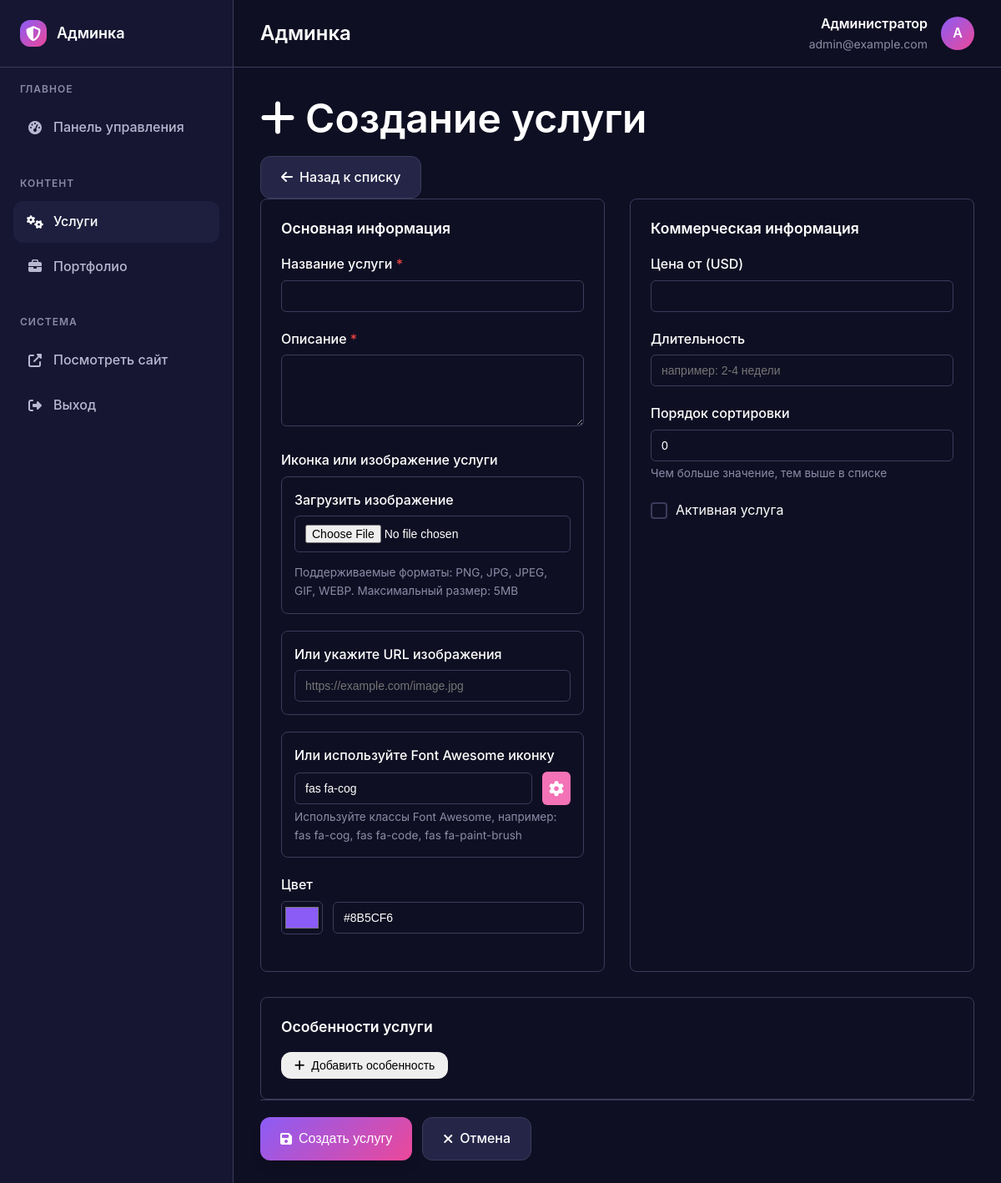
Page /06Xids2lKF_AaK6O9PKipGIWKBchVJOmpV74RiSkPPLOnlOHy-cc4lnkm8HTBk9i/admin/services/new on the committed database.
### app/models/user.py (models this page shows, shortened)
class User(BaseModel):
    __tablename__ = 'users'
    email = Column(
        String(120),
        unique=True,
        nullable=False,
        index=True,
        comment="Email пользователя"
    )
    password_hash = Column(
        String(255),
        nullable=False,
        comment="Хэш пароля"
    )
    is_superuser = Column(
        Boolean,
        default=False,
        nullable=False,
        comment="Флаг суперпользователя"
    )
    is_active = Column(
        Boolean,
        default=True,
        nullable=False,
        comment="Флаг активного пользователя"
    )
    jwt_secret = Column(
        String(64),
        unique=True,
        nullable=False,
        comment="Персональный JWT секрет для админки"
    )
    last_login = Column(
        DateTime,
        nullable=True,
        comment="Дата последнего входа"
    )
    full_name = Column(
        String(200),
        nullable=True,
        comment="Полное имя пользователя"
    )
    @classmethod
    def get_by_jwt_secret(cls, jwt_secret: str) -> 'User':
        return cls.query.filter_by(
            jwt_secret=jwt_secret,
            is_active=True
        ).first()

### app/routes/admin.py (the view, shortened to what this page needs)
    @admin_bp.route('/services/new', methods=['GET', 'POST'])
    @admin_required
    def service_new():
        user = User.get_by_jwt_secret(jwt_secret)
        return render_template('admin/service_form.html', user=user, jwt_secret=jwt_secret)

### app/templates/admin/service_form.html (shortened to what this page needs)
{% extends "admin/base.html" %}
{% block content %}
<div class="content-wrapper">
    <div class="content-header">
        <h1>
            <i class="fas fa-{{ 'edit' if service else 'plus' }}"></i>
            {% if service %}Редактирование услуги{% else %}Создание услуги{% endif %}
        </h1>
        <div class="content-actions">
            <a href="{{ url_for('admin_' + jwt_secret + '.services') }}" class="btn btn-secondary">
                <i class="fas fa-arrow-left"></i>
                Назад к списку
            </a>
        </div>
    </div>
    <div class="content-body">
        <form method="POST" enctype="multipart/form-data" class="service-form">
            <div class="form-grid">
                <div class="form-section">
                    <h3>Основная информация</h3>
                    <div class="form-group">
                        <label for="title" class="form-label required">Название услуги</label>
                        <input type="text"
                               id="title"
                               name="title"
                               class="form-control"
                               value="{{ service.title if service else '' }}"
                               required>
                    </div>
                    <div class="form-group">
                        <label for="description" class="form-label required">Описание</label>
                        <textarea id="description"
                                  name="description"
                                  class="form-control"
                                  rows="4"
                                  required>{{ service.description if service else '' }}</textarea>
                    </div>
                    <div class="form-group">
                        <label class="form-label">Иконка или изображение услуги</label>
                        <div class="image-upload-section">
                            <label for="image_file" class="form-label">Загрузить изображение</label>
                            <input type="file"
                                   id="image_file"
                                   name="image_file"
                                   class="form-control file-input"
                                   accept="image/*"
                                   onchange="previewServiceImage(this)">
                            <div class="form-help">
                                Поддерживаемые форматы: PNG, JPG, JPEG, GIF, WEBP. Максимальный размер: 5MB
                            </div>
                        </div>
                        <div class="image-url-section">
                            <label for="image_url" class="form-label">Или укажите URL изображения</label>
                            <input type="url"
                                   id="image_url"
                                   name="image_url"
                                   class="form-control"
                                   value="{{ service.image_url if service else '' }}"
                                   placeholder="https://example.com/image.jpg">
                        </div>
                        <div class="icon-section">
                            <label for="icon" class="form-label">Или используйте Font Awesome иконку</label>
                            <div class="icon-input-group">
                                <input type="text"
                                       id="icon"
                                       name="icon"
                                       class="form-control"
                                       value="{{ service.icon if service else 'fas fa-cog' }}"
                                       placeholder="fas fa-cog">
                                <div class="icon-preview">
                                    <i class="{{ service.icon if service else 'fas fa-cog' }}" id="icon-preview"></i>
                                </div>
                            </div>
                            <small class="form-help">Используйте классы Font Awesome, например: fas fa-cog, fas fa-code, fas fa-paint-brush</small>
                        </div>
                    </div>
                    <div class="form-group">
                        <label for="color" class="form-label">Цвет</label>
                        <div class="color-input-group">
                            <input type="color"
                                   id="color"
                                   name="color"
                                   class="form-control-color"
                                   value="{{ service.color if service else '#8B5CF6' }}">
                            <input type="text"
                                   id="color-text"
                                   name="color-text"
                                   class="form-control"
                                   value="{{ service.color if service else '#8B5CF6' }}"
                                   readonly>
                        </div>
                    </div>
                </div>
                <div class="form-section">
                    <h3>Коммерческая информация</h3>
                    <div class="form-group">
                        <label for="price_from" class="form-label">Цена от (USD)</label>
                        <input type="number"
                               id="price_from"
                               name="price_from"
                               class="form-control"
                               value="{{ service.price_from if service and service.price_from else '' }}"
                               min="0"
                               step="0.01">
                    </div>
                    <div class="form-group">
                        <label for="duration" class="form-label">Длительность</label>
                        <input type="text"
                               id="duration"
                               name="duration"
                               class="form-control"
                               value="{{ service.duration if service else '' }}"
                               placeholder="например: 2-4 недели">
                    </div>
                    <div class="form-group">
                        <label for="sort_order" class="form-label">Порядок сортировки</label>
                        <input type="number"
                               id="sort_order"
                               name="sort_order"
                               class="form-control"
                               value="{{ service.sort_order if service else 0 }}"
                               min="0">
                        <small class="form-help">Чем больше значение, тем выше в списке</small>
                    </div>
                    <div class="form-group">
                        <div class="checkbox-group">
                            <label class="checkbox-label">
                                <span class="checkmark"></span>
                                Активная услуга
                            </label>
                        </div>
                    </div>
                </div>
            </div>
            <div class="form-section">
                <h3>Особенности услуги</h3>
                <button type="button" class="btn btn-outline-primary btn-sm" onclick="addFeature()">
                    <i class="fas fa-plus"></i>
                    Добавить особенность
                </button>
            </div>
            <div class="form-actions">
                <button type="submit" class="btn btn-primary">
                    <i class="fas fa-save"></i>
                    {% if service %}Сохранить изменения{% else %}Создать услугу{% endif %}
                </button>
                <a href="{{ url_for('admin_' + jwt_secret + '.services') }}" class="btn btn-secondary">
                    <i class="fas fa-times"></i>
                    Отмена
                </a>
            </div>
        </form>
    </div>
</div>
{% endblock %}

### app/templates/admin/base.html (shortened to what this page needs)
<!DOCTYPE html>
<html lang="ru">
<head>
    <link href="{{ url_for('static', filename='css/style.css') }}" rel="stylesheet">
    <link rel="stylesheet" href="https://cdnjs.cloudflare.com/ajax/libs/font-awesome/6.4.0/css/all.min.css">
</head>
<body>
    <div class="admin-container">
        <aside class="admin-sidebar" id="admin-sidebar">
            <div class="sidebar-header">
                <a href="{{ url_for('admin_' + jwt_secret + '.dashboard') }}" class="sidebar-brand">
                    <i class="fas fa-shield-alt"></i>
                    <span>Админка</span>
                </a>
            </div>
            <nav class="sidebar-nav">
                <div class="nav-section">
                    <div class="nav-section-title">Главное</div>
                    <div class="nav-item">
                        <a href="{{ url_for('admin_' + jwt_secret + '.dashboard') }}"
                           class="nav-link {% if request.endpoint.endswith('.dashboard') %}active{% endif %}">
                            <i class="fas fa-tachometer-alt"></i>
                            <span>Панель управления</span>
                        </a>
                    </div>
                </div>
                <div class="nav-section">
                    <div class="nav-section-title">Контент</div>
                    <div class="nav-item">
                        <a href="{{ url_for('admin_' + jwt_secret + '.services') }}"
                           class="nav-link {% if 'service' in request.endpoint %}active{% endif %}">
                            <i class="fas fa-cogs"></i>
                            <span>Услуги</span>
                        </a>
                    </div>
                    <div class="nav-item">
                        <a href="{{ url_for('admin_' + jwt_secret + '.portfolio') }}"
                           class="nav-link {% if 'portfolio' in request.endpoint %}active{% endif %}">
                            <i class="fas fa-briefcase"></i>
                            <span>Портфолио</span>
                        </a>
                    </div>
                </div>
                <div class="nav-section">
                    <div class="nav-section-title">Система</div>
                    <div class="nav-item">
                        <a href="{{ url_for('main.homepage') }}" class="nav-link" target="_blank">
                            <i class="fas fa-external-link-alt"></i>
                            <span>Посмотреть сайт</span>
                        </a>
                    </div>
                    <div class="nav-item">
                        <a href="{{ url_for('admin_' + jwt_secret + '.logout') }}" class="nav-link">
                            <i class="fas fa-sign-out-alt"></i>
                            <span>Выход</span>
                        </a>
                    </div>
                </div>
            </nav>
        </aside>
        <main class="admin-main">
            <header class="admin-header">
                <h1 class="admin-title">{% block page_title %}Админка{% endblock %}</h1>
                <div class="admin-user">
                    <div class="user-info">
                        <p class="user-name">{{ user.full_name }}</p>
                        <p class="user-email">{{ user.email }}</p>
                    </div>
                    <div class="user-avatar">
                        {{ user.full_name[0].upper() if user.full_name else 'A' }}
                    </div>
                </div>
            </header>
            <div class="admin-content">
                {% block content %}{% endblock %}
            </div>
        </main>
    </div>
</body>
</html>

### app/static/css/style.css (style rules this page uses)
:root { --primary-color: #8B5CF6; --secondary-color: #EC4899; --accent-color: #F472B6; --dark-bg: #0F0F23; --dark-bg-secondary: #161633; --dark-bg-tertiary: #1E1E3E; --dark-bg-card: #252548; --text-primary: #FFFFFF; --text-secondary: #B8B8D1; --text-muted: #8B8BA7; --border-color: #3B3B5C; --success-color: #10B981; --warning-color: #F59E0B; --error-color: #EF4444; --gradient-primary: linear-gradient(135deg, var(--primary-color) 0%, var(--secondary-color) 100%); --gradient-secondary: linear-gradient(135deg, #667EEA 0%, #764BA2 100%); --gradient-hero: linear-gradient(135deg, #0F0F23 0%, #1E1E3E 50%, #252548 100%); --gradient-card: linear-gradient(145deg, #252548 0%, #1E1E3E 100%); --font-family: 'Inter', -apple-system, BlinkMacSystemFont, 'Segoe UI', Roboto, sans-serif; --font-size-xs: 0.75rem; --font-size-sm: 0.875rem; --font-size-base: 1rem; --font-size-lg: 1.125rem; --font-size-xl: 1.25rem; --font-size-2xl: 1.5rem; --font-size-3xl: 1.875rem; --font-size-4xl: 2.25rem; --font-size-5xl: 3rem; --font-size-6xl: 3.75rem; --space-1: 0.25rem; --space-2: 0.5rem; --space-3: 0.75rem; --space-4: 1rem; --space-5: 1.25rem; --space-6: 1.5rem; --space-8: 2rem; --space-10: 2.5rem; --space-12: 3rem; --space-16: 4rem; --space-20: 5rem; --space-24: 6rem; --radius-sm: 0.375rem; --radius-md: 0.5rem; --radius-lg: 0.75rem; --radius-xl: 1rem; --radius-2xl: 1.5rem; --shadow-sm: 0 1px 2px 0 rgba(0, 0, 0, 0.05); --shadow-md: 0 4px 6px -1px rgba(0, 0, 0, 0.1), 0 2px 4px -1px rgba(0, 0, 0, 0.06); --shadow-lg: 0 10px 15px -3px rgba(0, 0, 0, 0.1), 0 4px 6px -2px rgba(0, 0, 0, 0.05); --shadow-xl: 0 20px 25px -5px rgba(0, 0, 0, 0.1), 0 10px 10px -5px rgba(0, 0, 0, 0.04); --shadow-glow: 0 0 30px rgba(139, 92, 246, 0.3); --transition-fast: 0.15s ease-in-out; --transition-base: 0.3s ease-in-out; --transition-slow: 0.5s ease-in-out; }
* { margin: 0; padding: 0; box-sizing: border-box; }
html { scroll-behavior: smooth; }
body { font-family: var(--font-family); background: var(--dark-bg); color: var(--text-primary); line-height: 1.6; overflow-x: hidden; }
h1, h2, h3, h4, h5, h6 { font-weight: 600; line-height: 1.2; margin-bottom: var(--space-4); }
h1 { font-size: var(--font-size-5xl); }
h3 { font-size: var(--font-size-3xl); }
p { margin-bottom: var(--space-4); color: var(--text-secondary); }
a { color: var(--primary-color); text-decoration: none; transition: var(--transition-fast); }
.btn { display: inline-flex; align-items: center; justify-content: center; padding: var(--space-3) var(--space-6); border: none; border-radius: var(--radius-lg); font-size: var(--font-size-base); font-weight: 500; text-decoration: none; cursor: pointer; transition: var(--transition-base); position: relative; overflow: hidden; gap: var(--space-2); }
.btn::before { content: ''; position: absolute; top: 0; left: -100%; width: 100%; height: 100%; background: linear-gradient(90deg, transparent, rgba(255, 255, 255, 0.2), transparent); transition: var(--transition-base); }
.btn-primary { background: var(--gradient-primary); color: white; box-shadow: var(--shadow-lg); }
.btn-secondary { background: var(--dark-bg-card); color: var(--text-primary); border: 1px solid var(--border-color); }
.btn-sm { padding: var(--space-2) var(--space-4); font-size: var(--font-size-sm); }
.nav-item { position: relative; }
.nav-link { color: var(--text-secondary); font-weight: 500; padding: var(--space-2) 0; display: flex; align-items: center; gap: var(--space-1); transition: var(--transition-fast); }

### rows in the picture
User: full_name "Администратор", email "admin@example.com", full_name "А"
